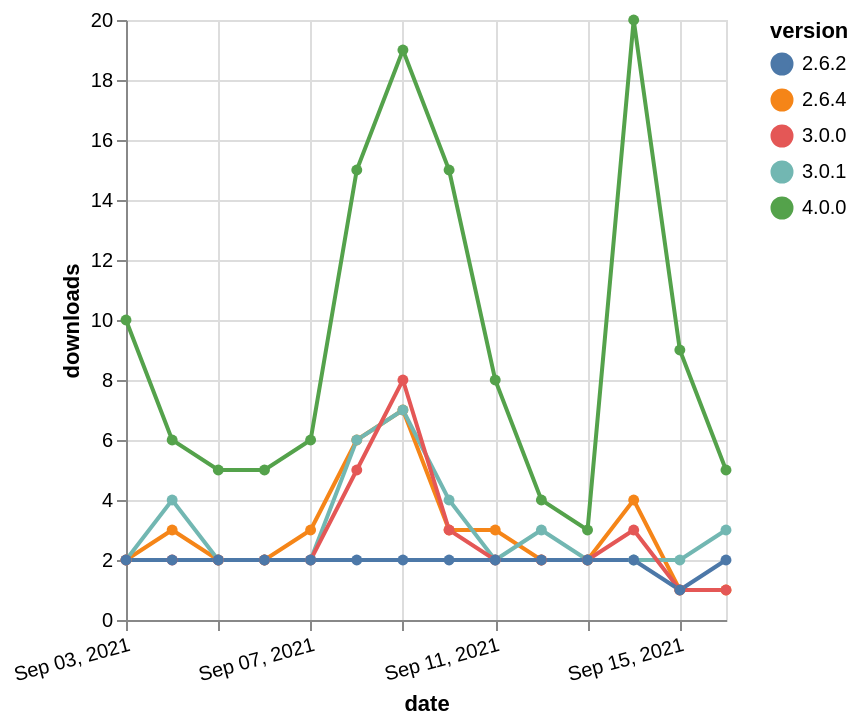

The Vega-Lite source for this figure:
### Vega-Lite specification from a JSON file in a GitHub repository (floating-point values rounded to 4 significant figures)
{"$schema": "https://vega.github.io/schema/vega-lite/v5.json", "description": "A simple bar chart with embedded data.", "data": {"values": [{"date": "2021-09-03", "total": 18505, "delta": 2, "version": "2.6.4"}, {"date": "2021-09-04", "total": 18508, "delta": 3, "version": "2.6.4"}, {"date": "2021-09-05", "total": 18510, "delta": 2, "version": "2.6.4"}, {"date": "2021-09-06", "total": 18512, "delta": 2, "version": "2.6.4"}, {"date": "2021-09-07", "total": 18515, "delta": 3, "version": "2.6.4"}, {"date": "2021-09-08", "total": 18521, "delta": 6, "version": "2.6.4"}, {"date": "2021-09-09", "total": 18528, "delta": 7, "version": "2.6.4"}, {"date": "2021-09-10", "total": 18531, "delta": 3, "version": "2.6.4"}, {"date": "2021-09-11", "total": 18534, "delta": 3, "version": "2.6.4"}, {"date": "2021-09-12", "total": 18536, "delta": 2, "version": "2.6.4"}, {"date": "2021-09-13", "total": 18538, "delta": 2, "version": "2.6.4"}, {"date": "2021-09-14", "total": 18542, "delta": 4, "version": "2.6.4"}, {"date": "2021-09-15", "total": 18543, "delta": 1, "version": "2.6.4"}, {"date": "2021-09-16", "total": 18544, "delta": 1, "version": "2.6.4"}, {"date": "2021-09-03", "total": 8129, "delta": 2, "version": "3.0.1"}, {"date": "2021-09-04", "total": 8133, "delta": 4, "version": "3.0.1"}, {"date": "2021-09-05", "total": 8135, "delta": 2, "version": "3.0.1"}, {"date": "2021-09-06", "total": 8137, "delta": 2, "version": "3.0.1"}, {"date": "2021-09-07", "total": 8139, "delta": 2, "version": "3.0.1"}, {"date": "2021-09-08", "total": 8145, "delta": 6, "version": "3.0.1"}, {"date": "2021-09-09", "total": 8152, "delta": 7, "version": "3.0.1"}, {"date": "2021-09-10", "total": 8156, "delta": 4, "version": "3.0.1"}, {"date": "2021-09-11", "total": 8158, "delta": 2, "version": "3.0.1"}, {"date": "2021-09-12", "total": 8161, "delta": 3, "version": "3.0.1"}, {"date": "2021-09-13", "total": 8163, "delta": 2, "version": "3.0.1"}, {"date": "2021-09-14", "total": 8165, "delta": 2, "version": "3.0.1"}, {"date": "2021-09-15", "total": 8167, "delta": 2, "version": "3.0.1"}, {"date": "2021-09-16", "total": 8170, "delta": 3, "version": "3.0.1"}, {"date": "2021-09-03", "total": 39917, "delta": 2, "version": "3.0.0"}, {"date": "2021-09-04", "total": 39919, "delta": 2, "version": "3.0.0"}, {"date": "2021-09-05", "total": 39921, "delta": 2, "version": "3.0.0"}, {"date": "2021-09-06", "total": 39923, "delta": 2, "version": "3.0.0"}, {"date": "2021-09-07", "total": 39925, "delta": 2, "version": "3.0.0"}, {"date": "2021-09-08", "total": 39930, "delta": 5, "version": "3.0.0"}, {"date": "2021-09-09", "total": 39938, "delta": 8, "version": "3.0.0"}, {"date": "2021-09-10", "total": 39941, "delta": 3, "version": "3.0.0"}, {"date": "2021-09-11", "total": 39943, "delta": 2, "version": "3.0.0"}, {"date": "2021-09-12", "total": 39945, "delta": 2, "version": "3.0.0"}, {"date": "2021-09-13", "total": 39947, "delta": 2, "version": "3.0.0"}, {"date": "2021-09-14", "total": 39950, "delta": 3, "version": "3.0.0"}, {"date": "2021-09-15", "total": 39951, "delta": 1, "version": "3.0.0"}, {"date": "2021-09-16", "total": 39952, "delta": 1, "version": "3.0.0"}, {"date": "2021-09-03", "total": 3227, "delta": 10, "version": "4.0.0"}, {"date": "2021-09-04", "total": 3233, "delta": 6, "version": "4.0.0"}, {"date": "2021-09-05", "total": 3238, "delta": 5, "version": "4.0.0"}, {"date": "2021-09-06", "total": 3243, "delta": 5, "version": "4.0.0"}, {"date": "2021-09-07", "total": 3249, "delta": 6, "version": "4.0.0"}, {"date": "2021-09-08", "total": 3264, "delta": 15, "version": "4.0.0"}, {"date": "2021-09-09", "total": 3283, "delta": 19, "version": "4.0.0"}, {"date": "2021-09-10", "total": 3298, "delta": 15, "version": "4.0.0"}, {"date": "2021-09-11", "total": 3306, "delta": 8, "version": "4.0.0"}, {"date": "2021-09-12", "total": 3310, "delta": 4, "version": "4.0.0"}, {"date": "2021-09-13", "total": 3313, "delta": 3, "version": "4.0.0"}, {"date": "2021-09-14", "total": 3333, "delta": 20, "version": "4.0.0"}, {"date": "2021-09-15", "total": 3342, "delta": 9, "version": "4.0.0"}, {"date": "2021-09-16", "total": 3347, "delta": 5, "version": "4.0.0"}, {"date": "2021-09-03", "total": 3485, "delta": 2, "version": "2.6.2"}, {"date": "2021-09-04", "total": 3487, "delta": 2, "version": "2.6.2"}, {"date": "2021-09-05", "total": 3489, "delta": 2, "version": "2.6.2"}, {"date": "2021-09-06", "total": 3491, "delta": 2, "version": "2.6.2"}, {"date": "2021-09-07", "total": 3493, "delta": 2, "version": "2.6.2"}, {"date": "2021-09-08", "total": 3495, "delta": 2, "version": "2.6.2"}, {"date": "2021-09-09", "total": 3497, "delta": 2, "version": "2.6.2"}, {"date": "2021-09-10", "total": 3499, "delta": 2, "version": "2.6.2"}, {"date": "2021-09-11", "total": 3501, "delta": 2, "version": "2.6.2"}, {"date": "2021-09-12", "total": 3503, "delta": 2, "version": "2.6.2"}, {"date": "2021-09-13", "total": 3505, "delta": 2, "version": "2.6.2"}, {"date": "2021-09-14", "total": 3507, "delta": 2, "version": "2.6.2"}, {"date": "2021-09-15", "total": 3508, "delta": 1, "version": "2.6.2"}, {"date": "2021-09-16", "total": 3510, "delta": 2, "version": "2.6.2"}]}, "width": "container", "mark": {"type": "line", "point": {"filled": true}}, "encoding": {"x": {"field": "date", "type": "temporal", "timeUnit": "yearmonthdate", "title": "date", "axis": {"labelAngle": -15}}, "y": {"field": "delta", "type": "quantitative", "title": "downloads"}, "color": {"field": "version", "type": "nominal"}, "tooltip": {"field": "delta"}}}
